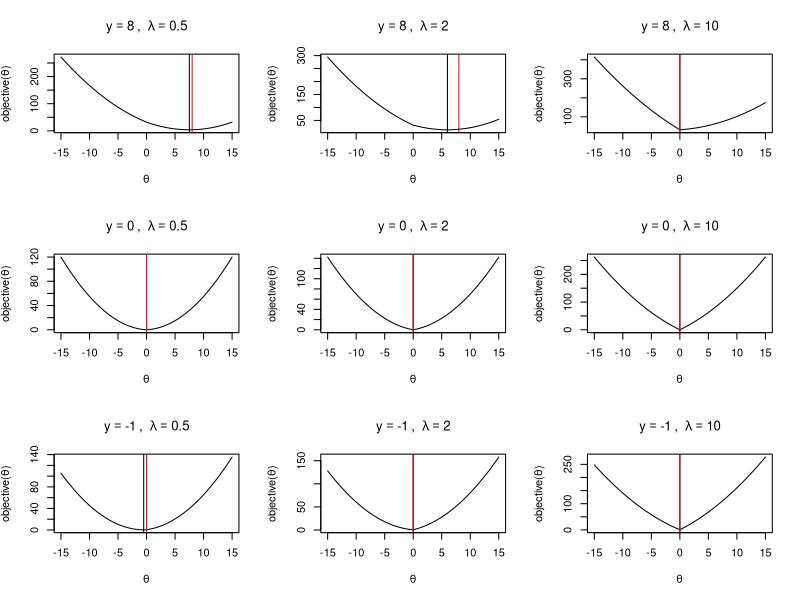
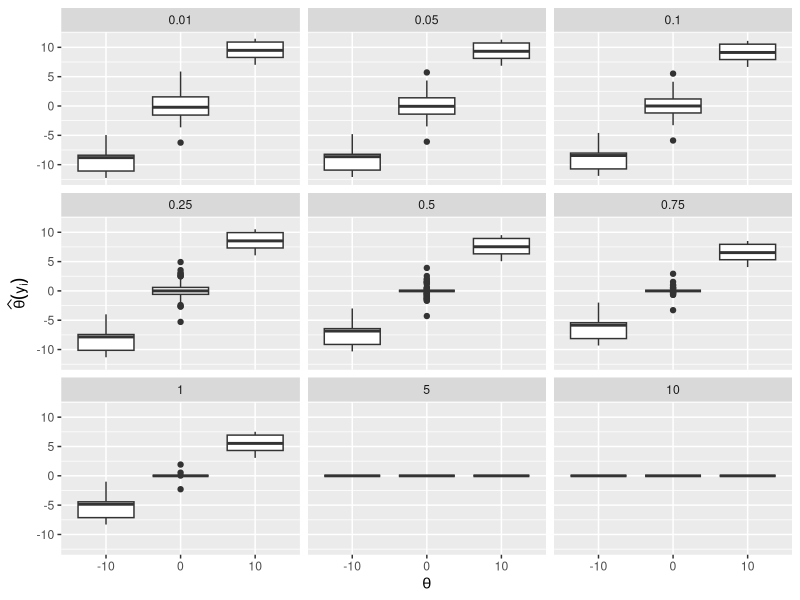
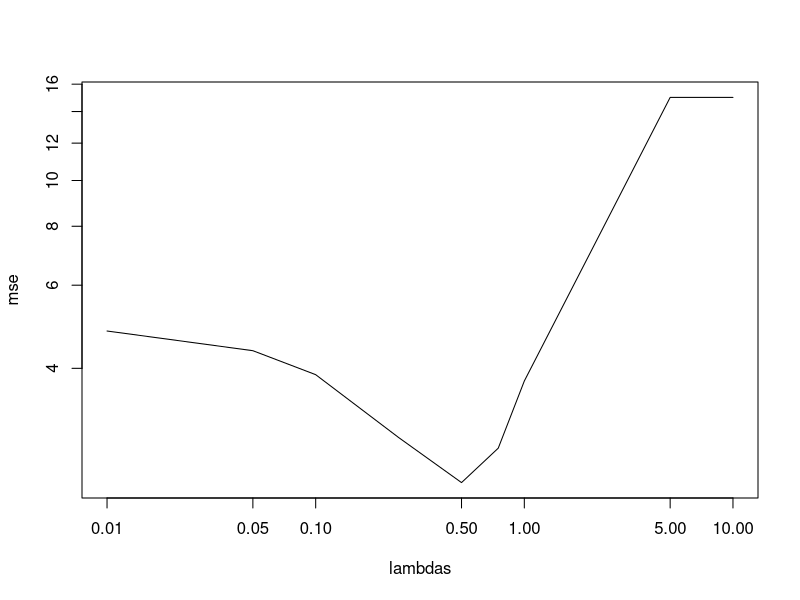

R code for these plots, in order:
########################################
# Penalized likelihood and soft thresholding
# (A)
########################################

########################################
# FIXME: run this for a few values.
########################################
par(mfrow=c(3,3))
yVals = c(8, 0, -1)
lambdaVals = c(0.5, 2, 10)
for (yVal in yVals) {
  for (lambdaVal in lambdaVals) {
    obj = list(y = yVal, lambda=lambdaVal)
    curve(0.5 * (obj$y - x)^2 + obj$lambda * abs(x), from=-15, to=15, xname="x",
          ylab=expression(paste("objective(", theta, ")")), xlab=expression(theta),
          main=bquote(y==.(obj$y) ~ ", " ~ lambda == .(obj$lambda)))
    S_lambda = sign(obj$y) * max(abs(obj$y) - obj$lambda, 0)
    abline(v=S_lambda)
    print(S_lambda)
    # hard threshold
    H_lambda = ifelse(obj$y >= obj$lambda, obj$y, 0)
    abline(v=H_lambda, col="red")
  }
}

########################################
# (B)
########################################
library(ggplot2)
library(reshape2)
n = 100
p = 0.1
thetas = 10 * (2 * rbinom(n, 1, 0.5) - 1) * rbinom(n, 1, p)
sigmas = rep(2, n)
zs = rnorm(n, thetas, sigmas)
lambdas = c(0.01, 0.05, 0.1, 0.25, 0.5, 0.75, 1, 5, 10)
S_lambda = sapply(lambdas, function(lambda) {sign(zs) * pmax(abs(zs) - lambda * sigmas * sigmas, 0)})

data = data.frame(
  values = c(S_lambda),
  lmb = rep(lambdas, each=n),
  th = factor(rep(thetas, length(lambdas)))
)
par(mfrow=c(1,1))
ggplot(data, aes(x = th, y=values)) + geom_boxplot() +
  facet_wrap(~ lmb) +
  xlab(expression(theta)) + ylab(quote(widehat(theta)(y[i])))

mse = sapply(1:length(lambdas), function(i){a = S_lambda[, i] - thetas;
                              return(sum(a * a) / n)})
plot(mse ~ lambdas, type="l", log="xy")

